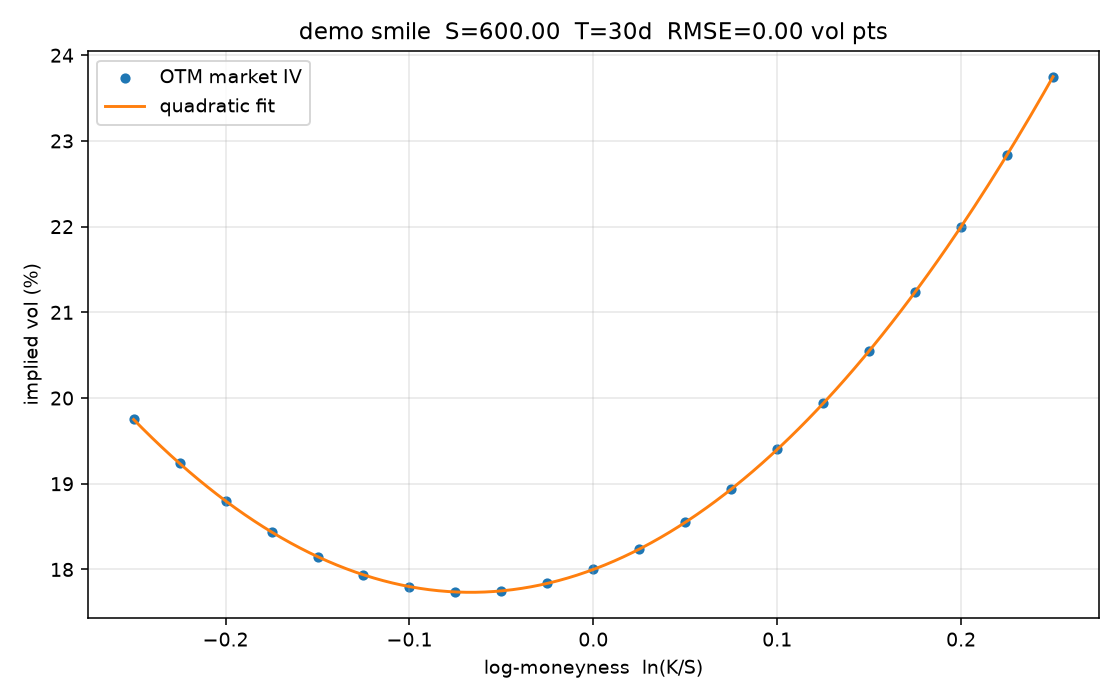

Source code (Python):
#!/usr/bin/env python3
"""IV smile + surface from a live SPY chain or synthetic data)."""

from __future__ import annotations

import argparse
import math
from datetime import datetime, timezone

import matplotlib

matplotlib.use("Agg")
import matplotlib.pyplot as plt
import numpy as np
import pandas as pd
from scipy.optimize import brentq #root finding


def norm_cdf(x):
    return 0.5 * (1.0 + math.erf(x / math.sqrt(2.0)))

R = 0.05 #risk free rate
Q = 0.01 #dividend yield


def norm_pdf(x):
    return math.exp(-0.5 * x * x) / math.sqrt(2.0 * math.pi)


def bs_price(S, K, T, sigma, r=R, q=Q, call=True):
    if T <= 0 or sigma <= 0:
        intrinsic = max(S * math.exp(-q * T) - K * math.exp(-r * T), 0.0)
        return intrinsic if call else max(K * math.exp(-r * T) - S * math.exp(-q * T), 0.0)

    #Black-Scholes formula
    v = sigma * math.sqrt(T)
    d1 = (math.log(S / K) + (r - q + 0.5 * sigma * sigma) * T) / v
    d2 = d1 - v
    disc_S = S * math.exp(-q * T)
    disc_K = K * math.exp(-r * T)
    if call:
        #call option price
        return disc_S * norm_cdf(d1) - disc_K * norm_cdf(d2)
    #put option price
    return disc_K * norm_cdf(-d2) - disc_S * norm_cdf(-d1)


def bs_greeks(S, K, T, sigma, r=R, q=Q, call=True):
    """Delta, gamma, vega (per 1.0 vol), theta (per year). Same formulas as pricer.cpp."""
    sqrtT = math.sqrt(T)
    v = sigma * sqrtT
    d1 = (math.log(S / K) + (r - q + 0.5 * sigma * sigma) * T) / v
    d2 = d1 - v
    disc_S = S * math.exp(-q * T)
    disc_K = K * math.exp(-r * T)
    n1 = norm_pdf(d1)
    gamma = math.exp(-q * T) * n1 / (S * sigma * sqrtT)
    vega = disc_S * n1 * sqrtT
    if call:
        delta = math.exp(-q * T) * norm_cdf(d1)
        theta = -disc_S * n1 * sigma / (2.0 * sqrtT) - r * disc_K * norm_cdf(d2) + q * disc_S * norm_cdf(d1)
    else:
        delta = -math.exp(-q * T) * norm_cdf(-d1)
        theta = -disc_S * n1 * sigma / (2.0 * sqrtT) + r * disc_K * norm_cdf(-d2) - q * disc_S * norm_cdf(-d1)
    return {"delta": delta, "gamma": gamma, "vega": vega, "theta": theta}


def implied_vol(mid, S, K, T, call=True):
    intrinsic = max(S * math.exp(-Q * T) - K * math.exp(-R * T), 0.0) if call else max(
        K * math.exp(-R * T) - S * math.exp(-Q * T), 0.0
    )
    #if the mid price is less than the intrinsic value, return nan
    if mid <= intrinsic + 1e-8:
        return np.nan

    def objective(sig):
        return bs_price(S, K, T, sig, call=call) - mid
    #try to find the implied volatility using the brentq root finding algorithm
    lo, hi = 1e-4, 3.0
    if objective(lo) * objective(hi) > 0:
        return np.nan
    return brentq(objective, lo, hi, maxiter=50)


def years_to_expiry(expiry_str):
    exp = datetime.strptime(expiry_str, "%Y-%m-%d").replace(tzinfo=timezone.utc)
    now = datetime.now(timezone.utc)
    return max((exp - now).total_seconds() / (365.0 * 24 * 3600), 1.0 / 365.0)


def clean_chain(calls, puts, S):
    frames = []
    for df, is_call in ((calls, True), (puts, False)):
        d = df.copy()
        d = d[(d["bid"] > 0) & (d["ask"] > d["bid"])]
        d["mid"] = 0.5 * (d["bid"] + d["ask"])
        d["is_call"] = is_call
        # OTM only: puts below spot, calls above spot
        d = d[d["strike"] < S] if not is_call else d[d["strike"] > S]
        frames.append(d[["strike", "mid", "is_call"]])
    if not frames:
        return pd.DataFrame()
    out = pd.concat(frames, ignore_index=True)
    out["k"] = np.log(out["strike"] / S)
    return out


def demo_points(S=600.0):
    """Synthetic smiles so plots still generate with no market data."""
    rows = []
    for T in (30 / 365, 60 / 365, 90 / 365, 180 / 365):
        ks = np.linspace(-0.25, 0.25, 21)
        for k in ks:
            K = S * math.exp(k)
            sigma = 0.18 + 0.08 * k + 0.60 * k * k  # mild smirk
            call = k >= 0
            mid = bs_price(S, K, T, sigma, call=call)
            rows.append({"T": T, "strike": K, "k": k, "mid": mid, "is_call": call, "iv": sigma})
    return S, pd.DataFrame(rows)


def live_points(ticker="SPY", min_dte=21, n_expiries=5):
    import yfinance as yf

    t = yf.Ticker(ticker)
    hist = t.history(period="5d")
    if hist.empty:
        raise RuntimeError("yfinance returned no spot history")
    S = float(hist["Close"].iloc[-1])

    kept = []
    for exp in t.options:
        T = years_to_expiry(exp)
        if T * 365 < min_dte:
            continue
        chain = t.option_chain(exp)
        df = clean_chain(chain.calls, chain.puts, S)
        if df.empty:
            continue
        df["T"] = T
        ivs = [
            implied_vol(row.mid, S, row.strike, T, call=bool(row.is_call))
            for row in df.itertuples(index=False)
        ]
        df["iv"] = ivs
        df = df.dropna(subset=["iv"])
        df = df[(df["iv"] > 0.03) & (df["iv"] < 0.80) & (df["k"].abs() < 0.30)]
        if len(df) >= 8:
            kept.append(df)
        if len(kept) >= n_expiries:
            break

    if not kept:
        raise RuntimeError("no usable expiries after cleaning")
    return S, pd.concat(kept, ignore_index=True)


def fit_quadratic(k, iv):
    coef = np.polyfit(k, iv, 2)
    pred = np.polyval(coef, k)
    rmse = float(np.sqrt(np.mean((pred - iv) ** 2)))
    return coef, rmse


def plot_smile(df, S, path="smile.png", label="SPY"):
    T0 = df["T"].min()
    slice_ = df[np.isclose(df["T"], T0)].sort_values("k")
    coef, rmse = fit_quadratic(slice_["k"].to_numpy(), slice_["iv"].to_numpy())
    grid = np.linspace(slice_["k"].min(), slice_["k"].max(), 200)

    fig, ax = plt.subplots(figsize=(8, 5))
    ax.scatter(slice_["k"], slice_["iv"] * 100, s=18, label="OTM market IV")
    ax.plot(grid, np.polyval(coef, grid) * 100, color="C1", label="quadratic fit")
    ax.set_xlabel("log-moneyness  ln(K/S)")
    ax.set_ylabel("implied vol (%)")
    ax.set_title(f"{label} smile  S={S:.2f}  T={T0 * 365:.0f}d  RMSE={rmse * 100:.2f} vol pts")
    ax.legend()
    ax.grid(True, alpha=0.3)
    fig.tight_layout()
    fig.savefig(path, dpi=140)
    plt.close(fig)
    return rmse, T0


def terminal_shares(ST, K1, K2, shares0=100.0):
    """Physical settlement: exercise long call (+100), assigned on 2 shorts (-200)."""
    sh = np.full_like(ST, shares0, dtype=float)
    sh = sh + 100.0 * (ST > K1) - 200.0 * (ST > K2)
    return sh


def simulate_ratio(S, K1, K2, T, sigma, n=200_000, r=R, q=Q, seed=42):
    rng = np.random.default_rng(seed)
    z = rng.standard_normal(n)
    ST = S * np.exp((r - q - 0.5 * sigma * sigma) * T + sigma * np.sqrt(T) * z)
    shares = terminal_shares(ST, K1, K2)
    opt_pay = np.maximum(ST - K1, 0.0) - 2.0 * np.maximum(ST - K2, 0.0)
    return ST, shares, opt_pay


def plot_ratio_surface(S0, K1, K2, T, path="surface.png"):
    """BS mark of the 1x2 option package vs spot and vol (the 'surface')."""
    spots = np.linspace(0.85 * S0, 1.15 * S0, 41)
    vols = np.linspace(0.10, 0.40, 31)
    Z = np.zeros((len(vols), len(spots)))
    for i, sig in enumerate(vols):
        for j, S in enumerate(spots):
            Z[i, j] = bs_price(S, K1, T, sig, call=True) - 2.0 * bs_price(S, K2, T, sig, call=True)

    fig, ax = plt.subplots(figsize=(8, 5))
    im = ax.imshow(
        Z,
        origin="lower",
        aspect="auto",
        cmap="RdBu_r",
        extent=[spots[0], spots[-1], vols[0] * 100, vols[-1] * 100],
    )
    ax.set_xlabel("spot")
    ax.set_ylabel("vol (%)")
    ax.set_title(f"1x2 call ratio mark  +1x{K1:.0f} / -2x{K2:.0f}  T={T*365:.0f}d")
    fig.colorbar(im, ax=ax, label="option package value")
    fig.tight_layout()
    fig.savefig(path, dpi=140)
    plt.close(fig)


def plot_ratio_mc(S, T, sigma, path="ratio_spread.png"):
    """Expiry P&L of +100 shares +1 ATM call -2 OTM calls, plus assignment MC."""
    K1, K2 = S, S * 1.05
    long = bs_greeks(S, K1, T, sigma, call=True)
    short = bs_greeks(S, K2, T, sigma, call=True)
    net = {k: long[k] - 2.0 * short[k] for k in long}
    debit = bs_price(S, K1, T, sigma, call=True) - 2.0 * bs_price(S, K2, T, sigma, call=True)
    disc = math.exp(-R * T)

    ST, shares, opt_pay = simulate_ratio(S, K1, K2, T, sigma)
    mc_val = disc * float(opt_pay.mean())
    p_ex = float((ST > K1).mean())
    p_away = float((ST > K2).mean())
    e_sh = float(shares.mean())

    spots = np.linspace(0.80 * S, 1.25 * S, 400)
    stock_pnl = 100.0 * (spots - S)
    opt_pnl = 100.0 * ((np.maximum(spots - K1, 0.0) - 2.0 * np.maximum(spots - K2, 0.0)) - debit)
    total = stock_pnl + opt_pnl
    sh_line = terminal_shares(spots, K1, K2)

    fig, ax = plt.subplots(figsize=(8, 5))
    ax.axvspan(K2, spots[-1], color="C3", alpha=0.12, label="stock called away (assigned on 2 shorts)")
    ax.axvspan(K1, K2, color="C2", alpha=0.10, label="long call exercised, keep extra shares")
    ax.plot(spots, total, color="C0", label="P&L: 100 sh + 1x2")
    ax.axhline(0.0, color="k", linewidth=0.8)
    ax.axvline(S, color="k", linestyle="--", linewidth=0.8)
    ax.set_xlabel("spot at expiry")
    ax.set_ylabel("P&L")
    ax.set_title(
        f"1x2 on 100 sh  K={K1:.0f}/{K2:.0f}  P(called away)={p_away:.1%}  "
        f"E[sh]={e_sh:.0f}  Δ={net['delta']+1:.2f}"
    )
    ax.legend(fontsize=8)
    ax.grid(True, alpha=0.3)
    fig.tight_layout()
    fig.savefig(path, dpi=140)
    plt.close(fig)

    print(
        f"1x2 +100sh  debit={debit:.3f}  BS pkg={debit:.3f}  MC pkg={mc_val:.3f}  "
        f"delta={net['delta']:.3f} (with stock {net['delta']+1:.3f})  "
        f"P(exercise)={p_ex:.3f}  P(stock called away)={p_away:.3f}  "
        f"E[shares]={e_sh:.1f}"
    )
    _ = sh_line  # used conceptually on the plot via regions
    return K1, K2


def main():
    p = argparse.ArgumentParser()
    p.add_argument("--demo", action="store_true", help="synthetic smile, no yfinance")
    p.add_argument("--ticker", default="SPY")
    args = p.parse_args()

    if args.demo:
        S, df = demo_points()
        print("demo mode: synthetic smirk around 18% ATM")
    else:
        S, df = live_points(args.ticker)
        print(f"spot {args.ticker} = {S:.2f}  contracts={len(df)}  expiries={df['T'].nunique()}")

    rmse, T0 = plot_smile(df, S, label="demo" if args.demo else args.ticker)
    T = max(T0, 21 / 365)
    atm_iv = float(df.loc[df["k"].abs().idxmin(), "iv"])
    K1, K2 = plot_ratio_mc(S, T, atm_iv)
    plot_ratio_surface(S, K1, K2, T)
    print(f"nearest expiry T={T0 * 365:.0f}d  smile RMSE={rmse * 100:.2f} vol pts  ATM IV={atm_iv*100:.1f}%")
    print("wrote smile.png, surface.png (ratio mark), ratio_spread.png (expiry P&L + assignment)")


if __name__ == "__main__":
    main()
